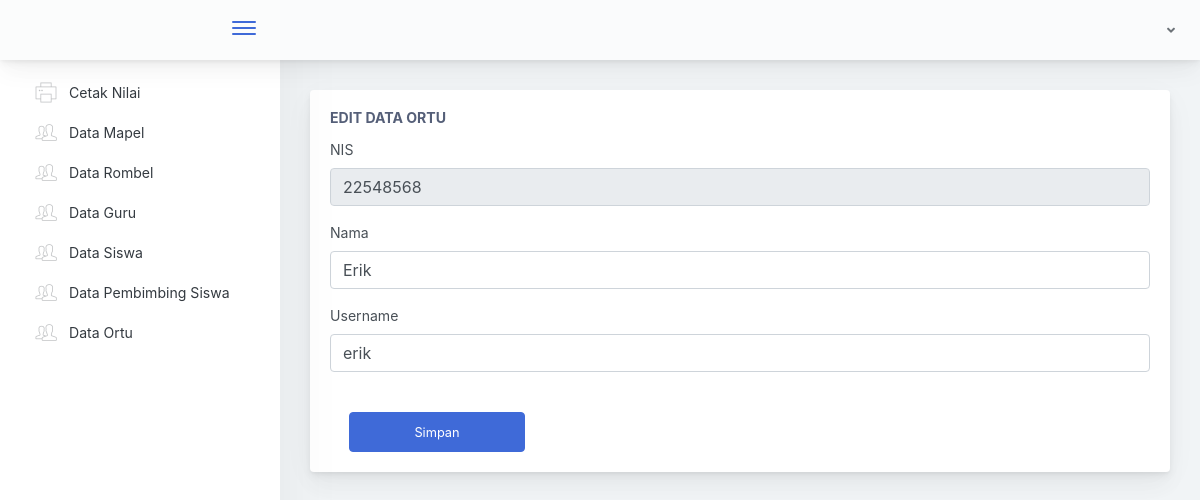
Screenshot of /Tu/editortu/22548568 with the database file from the repository.
### tables this page shows
CREATE TABLE `tb_ortu` (
  `nis` int NOT NULL,
  `username` varchar(50) NOT NULL,
  `password` varchar(250) NOT NULL,
  `nama` varchar(25) NOT NULL
);

### application/controllers/Tu.php (called while the page is built, shortened)
<?php
class Tu extends CI_Controller {
  public function __construct()
  {
    $this->load->model('M_Nilai');
    $this->load->model('SaveModel');
    $this->load->model('TuModel');
    $this->load->library('form_validation');
  }
  public function editortu($nis){
    $data['dtortu'] = $this->TuModel->getDataOrtuDetail($nis);
    $this->load->view('tu/editortu', $data);
  }
}

### index.php (called while the page is built, shortened)
<?php
require_once BASEPATH.'core/CodeIgniter.php';

### application/models/TuModel.php (called while the page is built, shortened)
<?php if ( ! defined('BASEPATH')) exit('No direct script access allowed');
class TuModel extends CI_Model {
    function getDataOrtuDetail($nis){
        $this->db->where('nis', $nis);
        $query = $this->db->get('tb_ortu');
        return $query->row();
    }
}

### application/views/tu/editortu.php (the view, shortened to what this page needs)
<!doctype html>
<html lang="en">
<head>
</head>
<body>
        <div class="app-main">
                <div class="app-main__outer">
                    <div class="app-main__inner">
                    <div class="row">
                            <div class="col-lg-12">
                                <div class="main-card mb-3 card">
                                    <div class="card-body"><h5 class="card-title">Edit Data Ortu</h5>
                                      <form method="post" action="<?php echo base_url('Tu/fungsieditortu')?>">
                                        <div class="form-group">
                                            <label>NIS</label>
                                            <input type="text" class="form-control" value="<?php echo $dtortu->nis; ?>" disabled name="nis">
                                        </div>
                                        <div class="form-group">
                                            <label>Nama</label>
                                            <input type="text" class="form-control" value="<?php echo $dtortu->nama; ?>" required name="nama">
                                        </div>
                                        <div class="form-group">
                                            <label>Username</label>
                                            <input type="text" class="form-control" value="<?php echo $dtortu->username; ?>" required name="username">
                                        </div>
                                          <div class="row">
                                          <button type="submit" class="btn btn-primary mt-4" style="height: 40px; width: 11rem; margin-left: 4%;">Simpan</button>
                                          </div>
                                      </form>
                                    </div>
                                </div>
                            </div>
                        </div>
                    </div>
        </div>
    </div>
<script type="text/javascript" src="<?php echo base_url('assets/scripts/main.js') ?>"></script></body>
</html>

### rows the page displays
tb_ortu: nis "22548568", nama "Erik", username "erik"
